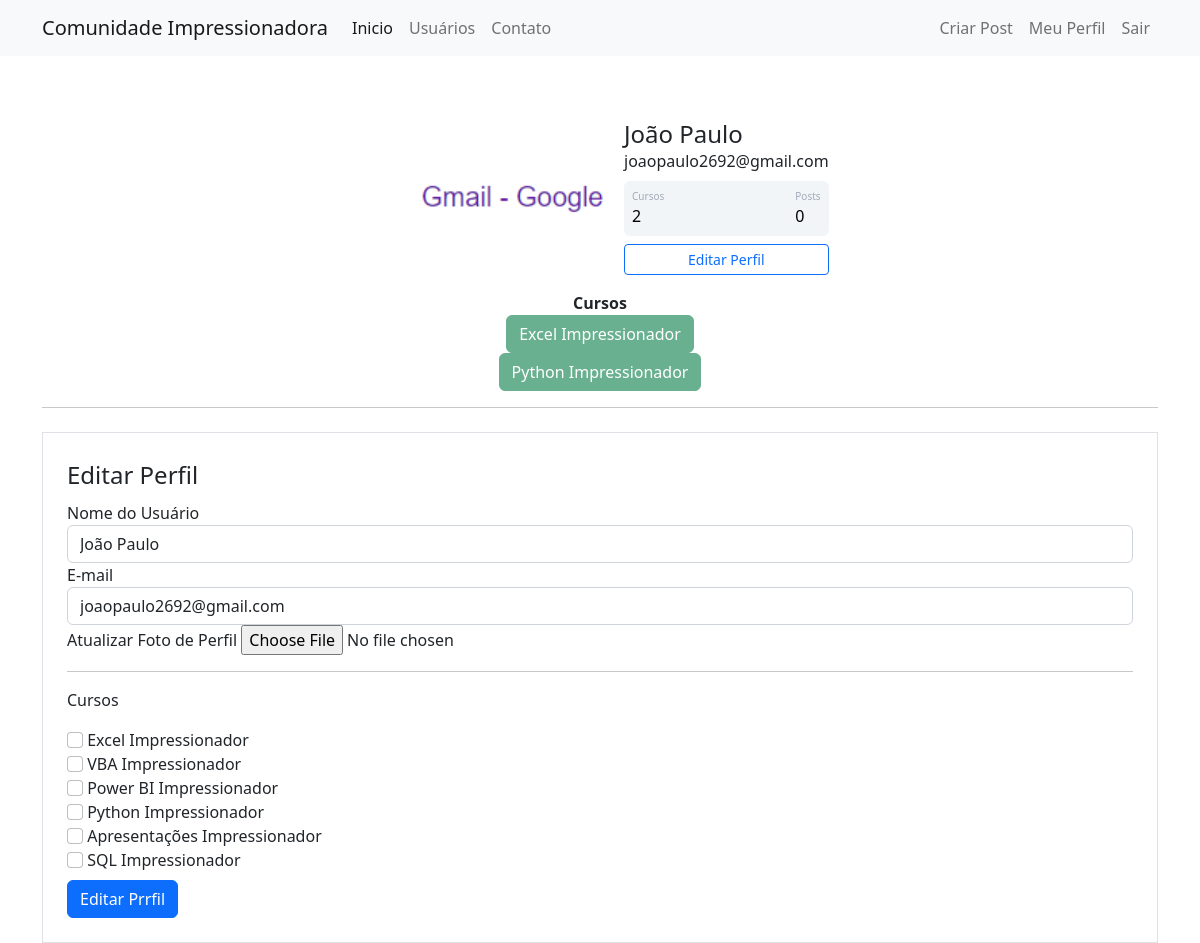
The page /perfil/editar (signed in) on the database its author committed.
### comunidadeimpressionadora/models.py (models this page shows)
class Usuario(database.Model, UserMixin):
    id = database.Column(database.Integer, primary_key=True)
    username = database.Column(database.String, nullable=False)
    senha = database.Column(database.String, nullable=False, unique=True)
    email = database.Column(database.String, nullable=False)
    foto_perfil = database.Column(database.String, default='default.jpg')
    post = database.relationship('Post',backref='autor', lazy=True)
    cursos = database.Column(database.String, nullable=False, default='Não informado')

### comunidadeimpressionadora/routes.py (the view)
@app.route('/perfil/editar', methods=['GET', 'POST'])
@login_required
def editar_perfil():
    form = FormEditarPerfil()
    if form.validate_on_submit():
        current_user.username = form.username.data
        current_user.email = form.email.data
        if form.foto_perfil.data:
            nome_imagem = salvar_imagem(form.foto_perfil.data)
            current_user.foto_perfil = nome_imagem
        current_user.cursos = atualizar_cursos(form)
        database.session.commit()
        flash(f'Perfil atualizado com sucesso','alert-success')
        return redirect(url_for('perfil'))
    elif request.method == "GET":
        form.email.data = current_user.email
        form.username.data = current_user.username
    foto_perfil = url_for('static', filename='fotos_perfil/{}'.format(current_user.foto_perfil))
    return render_template('editarperfil.html',foto_perfil=foto_perfil, form=form)

### comunidadeimpressionadora/forms.py (shortened to what this page needs)
class FormEditarPerfil(FlaskForm):
    username = StringField('Nome do Usuário', validators=[DataRequired()])
    email = StringField('E-mail', validators=[DataRequired(),Email()])
    foto_perfil = FileField('Atualizar Foto de Perfil', validators=[FileAllowed(['jpg','png'])])
    curso_excel = BooleanField('Excel Impressionador')
    curso_vba = BooleanField('VBA Impressionador')
    curso_powerbi = BooleanField('Power BI Impressionador')
    curso_python = BooleanField('Python Impressionador')
    curso_ppt = BooleanField('Apresentações Impressionador')
    curso_sql = BooleanField('SQL Impressionador')
    botao_submit_editarperfil = SubmitField('Editar Prrfil')

### comunidadeimpressionadora/models.py (called while the page is built)
@login_manager.user_loader
def load_usuario(id_usuario):
    return Usuario.query.get(int(id_usuario))

### comunidadeimpressionadora/templates/editarperfil.html (shortened to what this page needs)
{% extends 'perfil.html' %}
{% block form_editar_perfil %}
 <div class="container">
        <hr>
       <div class="row">
           <div class="col">
               <form method="POST"action="" class="border p-4 mt-2 "enctype="multipart/form-data">
               <legend>Editar Perfil</legend>
               <fieldset>
                   <div class="form-group">
               {{form.username.label(class="form-control-label")}}
               {% if form.username.errors %}
                   {{form.username (class="form-control is-invalid")}}
               <div class="invalid-feedback">
                   {% for erro in form.username.errors %}
                       {{ erro }}
                   {% endfor %}
               </div>
                   {% else %}
                       {{form.username (class="form-control")}}
               {% endif %}
                   </div>
                   <div class="form-group">
               {{form.email.label(class="form-control-label")}}
               {% if form.email.errors %}
                   {{form.email (class="form-control is-invalid")}}
               <div class="invalid-feedback">
                   {% for erro in form.email.errors %}
                       {{ erro }}
                   {% endfor %}
               </div>
                   {% else %}
                       {{form.email (class="form-control")}}
               {% endif %}
                   </div>
                   <div class="form-group">
                       {{ form.foto_perfil.label }}
                       {{ form.foto_perfil(class="form-control-file")}}
                   </div>
                   <hr>
                   <p>Cursos</p>
                   {% for campo in form %}
                        {% if 'curso_' in campo.name %}
                            <div class="form-group">
                            {{campo(class="form-check-input")}}
                            {{campo.label(class="form-check-label")}}
                   </div>
                   {% endif %}
                   {% endfor %}
               </fieldset>
               {{form.botao_submit_editarperfil(class="btn btn-primary mt-2")}}
               </form>
           </div>
       </div>
    </div>
{% endblock %}

### comunidadeimpressionadora/templates/perfil.html
{% extends 'base.html' %}
{% block body %}
   <div class="container mt-5 d-flex justify-content-center">
            <div class="card p-3">
                <div class="d-flex align-items-center">
                    <div class="image pe-2">
                <img src="{{ foto_perfil }}" class="rounded" width="200" >
                </div>
                <div class="ml-3 w-100">
                   <h4 class="mb-0 mt-0">{{ current_user.username }}</h4>
                   <span>{{ current_user.email }}</span>
                   <div class="p-2 mt-2 bg-primary d-flex justify-content-between rounded text-white stats">
                    {% if 'Não informado' in current_user.cursos %}
                    <div class="d-flex flex-column">
                        <span class="articles">Cursos</span>
                        <span class="number1">0</span>
                    </div>
                       {% else %}
                       <div class="d-flex flex-column">
                        <span class="articles">Cursos</span>
                        <span class="number1">{{current_user.cursos.count(';')+1 }}</span>
                    </div>
                       {% endif %}
                    <div class="d-flex flex-column">
                        <span class="rating">Posts</span>
                        <span class="number3">0</span>
                    </div>
                   </div>
                   <div class="button mt-2 d-flex flex-row align-items-center">
                    <a class="w-100" href="{{ url_for('editar_perfil') }}"><button class="btn btn-sm btn-outline-primary w-100">Editar Perfil</button>
                   </div></a>
                </div>
                </div>
            </div>
         </div>
<div class="row justify-content-center">
    <div class="col col-4" style="text-align: center">
        <strong>Cursos</strong><br>
        {% for curso in current_user.cursos.split(';') %}
            <button type="button" class="btn btn-success" disabled>{{ curso }}</button>
        {% endfor %}
    </div>
</div>
{% block form_editar_perfil %}
{% endblock %}
{% endblock %}

### comunidadeimpressionadora/static/main.css (style rules this page uses)
.card { width: 400px; border: none; border-radius: 10px; background-color: #fff; }
.stats { background: #f2f5f8 !important; color: #000 !important; }
.articles { font-size:10px; color: #a1aab9; }
.number1 { font-weight:500; }
.rating { font-size:10px; color: #a1aab9; }
.number3 { font-weight:500; }

### rows shown on the page
Usuario: username "João Paulo", email "joaopaulo2692@gmail.com", cursos "2"

### other values the page prints
{{ curso }} "Excel Impressionador" "Python Impressionador"
{{ campo.label(class="form-check-label") }} "Excel Impressionador" "VBA Impressionador" "Power BI Impressionador" "Python Impressionador" "Apresentações Impressionador" "SQL Impressionador"
